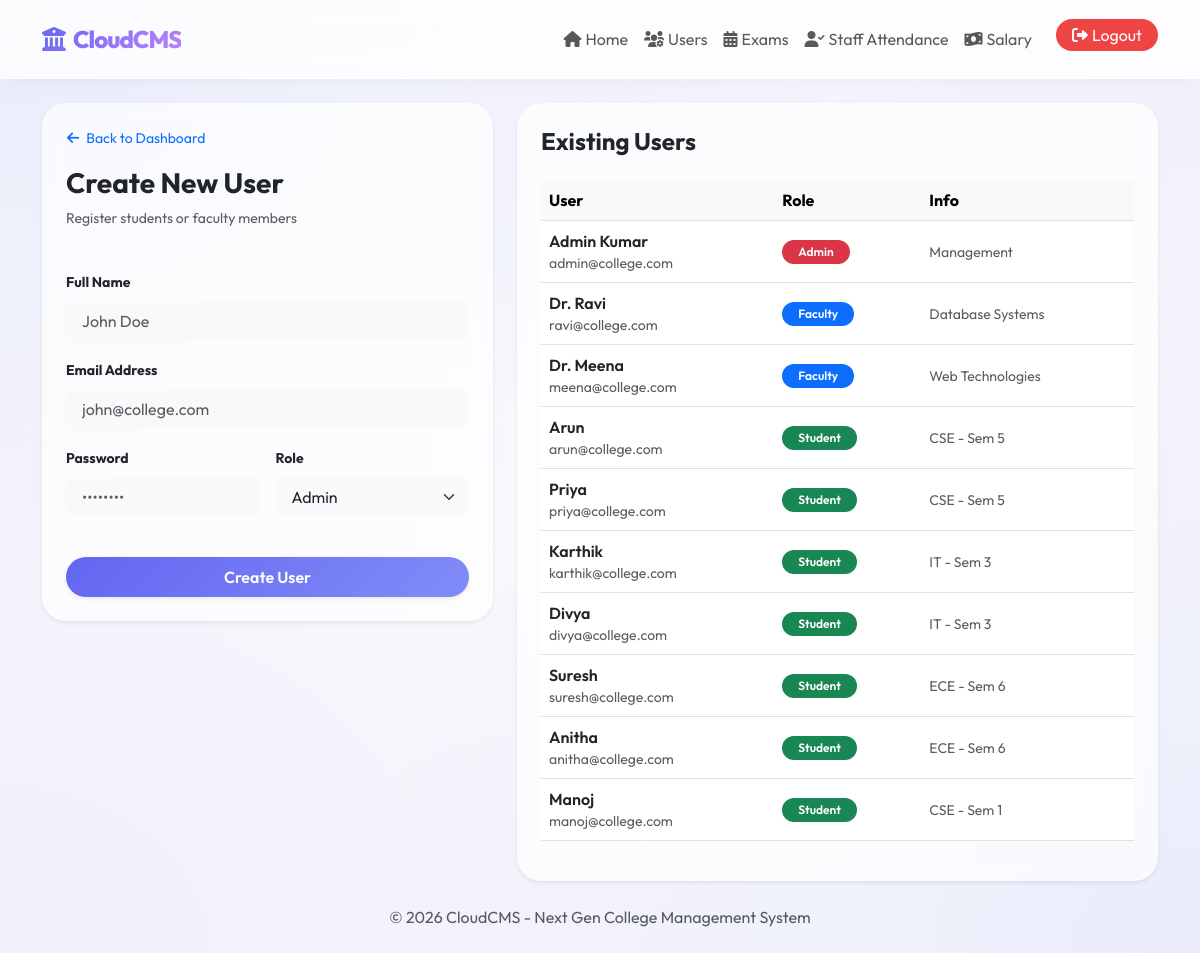
Page /admin/manage-users (signed in) on the committed database.
### models.py (models this page shows, shortened)
class User(UserMixin, db.Model):
    __tablename__ = 'users'
    user_id = db.Column(db.Integer, primary_key=True)
    name = db.Column(db.String(100), nullable=False)
    email = db.Column(db.String(120), unique=True, nullable=False)
    password = db.Column(db.String(200), nullable=False)
    role = db.Column(db.String(20), nullable=False) # Admin / Faculty / Student

class Faculty(db.Model):
    __tablename__ = 'faculty'
    faculty_id = db.Column(db.Integer, primary_key=True)
    user_id = db.Column(db.Integer, db.ForeignKey('users.user_id'), nullable=False)
    subject = db.Column(db.String(100), nullable=False)
    base_salary = db.Column(db.Float, default=50000.0)
    user = db.relationship('User', backref=db.backref('faculty_profile', uselist=False))
    attendance = db.relationship('StaffAttendance', backref='faculty', lazy=True)
    salaries = db.relationship('StaffSalary', backref='faculty', lazy=True)

class Student(db.Model):
    __tablename__ = 'students'
    student_id = db.Column(db.Integer, primary_key=True)
    user_id = db.Column(db.Integer, db.ForeignKey('users.user_id'), nullable=False)
    department = db.Column(db.String(50), nullable=False)
    semester = db.Column(db.Integer, nullable=False)
    user = db.relationship('User', backref=db.backref('student_profile', uselist=False))
    attendance = db.relationship('Attendance', backref='student', lazy=True)
    marks = db.relationship('Mark', backref='student', lazy=True)

### app.py (the view, shortened to what this page needs)
@app.route('/admin/manage-users', methods=['GET', 'POST'])
@login_required
@role_required('Admin')
def manage_users():
    form = UserForm()
    users = User.query.all()
    return render_template('manage_users.html', form=form, users=users)

### forms.py
class UserForm(FlaskForm):
    name = StringField('Name', validators=[DataRequired()])
    email = StringField('Email', validators=[DataRequired(), Email()])
    password = PasswordField('Password', validators=[DataRequired(), Length(min=6)])
    role = SelectField('Role', choices=[('Admin', 'Admin'), ('Faculty', 'Faculty'), ('Student', 'Student')])
    department = StringField('Department (for Student)')
    semester = IntegerField('Semester (for Student)')
    subject = StringField('Subject (for Faculty)')
    submit = SubmitField('Create User')

### app.py (called while the page is built)
@login_manager.user_loader
def load_user(user_id):
    return User.query.get(int(user_id))

def role_required(role):
    def decorator(f):
        @wraps(f)
        def decorated_function(*args, **kwargs):
            if not current_user.is_authenticated or current_user.role != role:
                flash(f'Access denied. {role} role required.', 'danger')
                return redirect(url_for('login'))
            return f(*args, **kwargs)
        return decorated_function
    return decorator

### templates/manage_users.html (shortened to what this page needs)
{% extends 'base.html' %}
{% block content %}
<div class="row">
    <div class="col-md-5">
        <div class="card p-4 border-0 shadow-sm sticky-top" style="top: 100px;">
            <div class="mb-4">
                <a href="{{ url_for('admin_dashboard') }}" class="btn btn-sm btn-link text-decoration-none p-0 mb-3">
                    <i class="fas fa-arrow-left me-1"></i> Back to Dashboard
                </a>
                <h3 class="fw-bold">Create New User</h3>
                <p class="text-muted small">Register students or faculty members</p>
            </div>
            <form method="POST">
                <div class="mb-3">
                    <label class="form-label small fw-bold">Full Name</label>
                    {{ form.name(class="form-control bg-light border-0 py-2", placeholder="John Doe") }}
                </div>
                <div class="mb-3">
                    <label class="form-label small fw-bold">Email Address</label>
                    {{ form.email(class="form-control bg-light border-0 py-2", placeholder="john@college.com") }}
                </div>
                <div class="row g-3">
                    <div class="col-md-6 mb-3">
                        <label class="form-label small fw-bold">Password</label>
                        {{ form.password(class="form-control bg-light border-0 py-2", placeholder="••••••••") }}
                    </div>
                    <div class="col-md-6 mb-3">
                        <label class="form-label small fw-bold">Role</label>
                        {{ form.role(class="form-select bg-light border-0 py-2", id="roleSelect") }}
                    </div>
                </div>
                <div class="mt-4">
                    {{ form.submit(class="btn btn-primary w-100 py-2 rounded-pill shadow-sm") }}
                </div>
            </form>
        </div>
    </div>
    <div class="col-md-7">
        <div class="card p-4 border-0 shadow-sm">
            <h4 class="fw-bold mb-4">Existing Users</h4>
            <div class="table-responsive">
                <table class="table table-hover align-middle">
                    <thead class="table-light">
                        <tr>
                            <th>User</th>
                            <th>Role</th>
                            <th>Info</th>
                        </tr>
                    </thead>
                    <tbody>
                        {% for u in users %}
                        <tr>
                            <td>
                                <div class="fw-600">{{ u.name }}</div>
                                <div class="small text-muted">{{ u.email }}</div>
                            </td>
                            <td>
                                <span
                                    class="badge {% if u.role == 'Admin' %}bg-danger{% elif u.role == 'Faculty' %}bg-primary{% else %}bg-success{% endif %} rounded-pill px-3">
                                    {{ u.role }}
                                </span>
                            </td>
                            <td>
                                {% if u.role == 'Student' %}
                                <span class="small text-muted">{{ u.student_profile.department }} - Sem {{
                                    u.student_profile.semester }}</span>
                                {% elif u.role == 'Faculty' %}
                                <span class="small text-muted">{{ u.faculty_profile.subject }}</span>
                                {% else %}
                                <span class="small text-muted">Management</span>
                                {% endif %}
                            </td>
                        </tr>
                        {% endfor %}
                    </tbody>
                </table>
            </div>
        </div>
    </div>
</div>
{% endblock %}

### templates/base.html (shortened to what this page needs)
<!DOCTYPE html>
<html lang="en">
<head>
    <link href="https://cdn.jsdelivr.net/npm/bootstrap@5.3.0/dist/css/bootstrap.min.css" rel="stylesheet">
    <link rel="stylesheet" href="https://cdnjs.cloudflare.com/ajax/libs/font-awesome/6.0.0/css/all.min.css">
</head>
<body>
    <nav class="navbar navbar-expand-lg sticky-top">
        <div class="container">
            <a class="navbar-brand" href="{{ url_for('index') }}">
                <i class="fas fa-university me-2"></i>CloudCMS
            </a>
            <div class="collapse navbar-collapse" id="navbarNav">
                <ul class="navbar-nav ms-auto">
                    {% if current_user.is_authenticated %}
                    <li class="nav-item">
                        <a class="nav-link" href="{{ url_for('index') }}"><i class="fas fa-home me-1"></i>Home</a>
                    </li>
                    {% if current_user.role == 'Admin' %}
                    <li class="nav-item">
                        <a class="nav-link" href="{{ url_for('manage_users') }}"><i
                                class="fas fa-users-cog me-1"></i>Users</a>
                    </li>
                    <li class="nav-item">
                        <a class="nav-link" href="{{ url_for('manage_exams') }}"><i
                                class="fas fa-calendar-alt me-1"></i>Exams</a>
                    </li>
                    <li class="nav-item">
                        <a class="nav-link" href="{{ url_for('staff_attendance') }}"><i
                                class="fas fa-user-check me-1"></i>Staff Attendance</a>
                    </li>
                    <li class="nav-item">
                        <a class="nav-link" href="{{ url_for('manage_salary') }}"><i
                                class="fas fa-money-bill-wave me-1"></i>Salary</a>
                    </li>
                    {% elif current_user.role == 'Student' %}
                    <li class="nav-item">
                        <a class="nav-link" href="{{ url_for('student_exams') }}"><i
                                class="fas fa-calendar-check me-1"></i>My Exams</a>
                    </li>
                    {% endif %}
                    <li class="nav-item ms-lg-3">
                        <a class="nav-link btn btn-outline-danger px-3 py-1 rounded-pill text-white"
                            style="background: #ef4444; border:none;" href="{{ url_for('logout') }}"><i
                                class="fas fa-sign-out-alt me-1"></i>Logout</a>
                    </li>
                    {% else %}
                    <li class="nav-item">
                        <a class="nav-link active-nav" href="{{ url_for('login') }}"><i
                                class="fas fa-sign-in-alt me-1"></i>Login</a>
                    </li>
                    {% endif %}
                </ul>
            </div>
        </div>
    </nav>
    <div class="container mt-4">
        {% block content %}{% endblock %}
    </div>
    <footer class="text-center py-4 mt-auto">
        <p class="text-muted mb-0">&copy; 2026 CloudCMS - Next Gen College Management System</p>
    </footer>
</body>
</html>

### templates/base.html (style rules this page uses)
:root { --primary-color: #6366f1; --secondary-color: #818cf8; --accent-color: #c084fc; --glass-bg: rgba(255, 255, 255, 0.7); --glass-border: rgba(255, 255, 255, 0.4); }
body { font-family: 'Outfit', sans-serif; background: #f8fafc; background-image: radial-gradient(at 0% 0%, rgba(99, 102, 241, 0.1) 0px, transparent 50%), radial-gradient(at 100% 0%, rgba(192, 132, 252, 0.1) 0px, transparent 50%), radial-gradient(at 100% 100%, rgba(99, 102, 241, 0.1) 0px, transparent 50%), radial-gradient(at 0% 100%, rgba(192, 132, 252, 0.1) 0px, transparent 50%); background-attachment: fixed; min-height: 100vh; color: #1e293b; display: flex; flex-direction: column; }
.navbar { background: rgba(255, 255, 255, 0.8) !important; backdrop-filter: blur(12px); border-bottom: 1px solid var(--glass-border); box-shadow: 0 4px 20px -5px rgba(0, 0, 0, 0.05); padding: 1rem 0; }
.navbar-brand { font-weight: 800; font-size: 1.5rem; background: linear-gradient(135deg, var(--primary-color), var(--accent-color)); -webkit-background-clip: text; -moz-background-clip: text; background-clip: text; -webkit-text-fill-color: transparent; letter-spacing: -1px; }
.card { border: 1px solid var(--glass-border); border-radius: 24px; background: var(--glass-bg); backdrop-filter: blur(10px); box-shadow: 0 20px 40px -10px rgba(0, 0, 0, 0.05); transition: all 0.3s cubic-bezier(0.4, 0, 0.2, 1); }
.btn-primary { background: linear-gradient(135deg, var(--primary-color), var(--secondary-color)); border: none; padding: 12px 28px; border-radius: 14px; font-weight: 600; box-shadow: 0 10px 15px -3px rgba(99, 102, 241, 0.3); transition: all 0.3s ease; }
.form-control, .form-select { border-radius: 12px; padding: 12px 16px; border: 1px solid #e2e8f0; transition: all 0.2s ease; }
.badge { font-weight: 600; padding: 0.5em 1em; }
.fw-600 { font-weight: 600; }

### rows in the picture
User: name "Admin Kumar", email "admin@college.com", role "Admin", shows "Management"
User: name "Dr. Ravi", email "ravi@college.com", role "Faculty", faculty_profile.subject "Database Systems"
User: name "Dr. Meena", email "meena@college.com", role "Faculty", faculty_profile.subject "Web Technologies"
User: name "Arun", email "arun@college.com", role "Student", student_profile.department "CSE", student_profile.semester "5"
User: name "Priya", email "priya@college.com", role "Student", student_profile.department "CSE", student_profile.semester "5"
User: name "Karthik", email "karthik@college.com", role "Student", student_profile.department "IT", student_profile.semester "3"
User: name "Divya", email "divya@college.com", role "Student", student_profile.department "IT", student_profile.semester "3"
User: name "Suresh", email "suresh@college.com", role "Student", student_profile.department "ECE", student_profile.semester "6"
User: name "Anitha", email "anitha@college.com", role "Student", student_profile.department "ECE", student_profile.semester "6"
User: name "Manoj", email "manoj@college.com", role "Student", student_profile.department "CSE", student_profile.semester "1"
